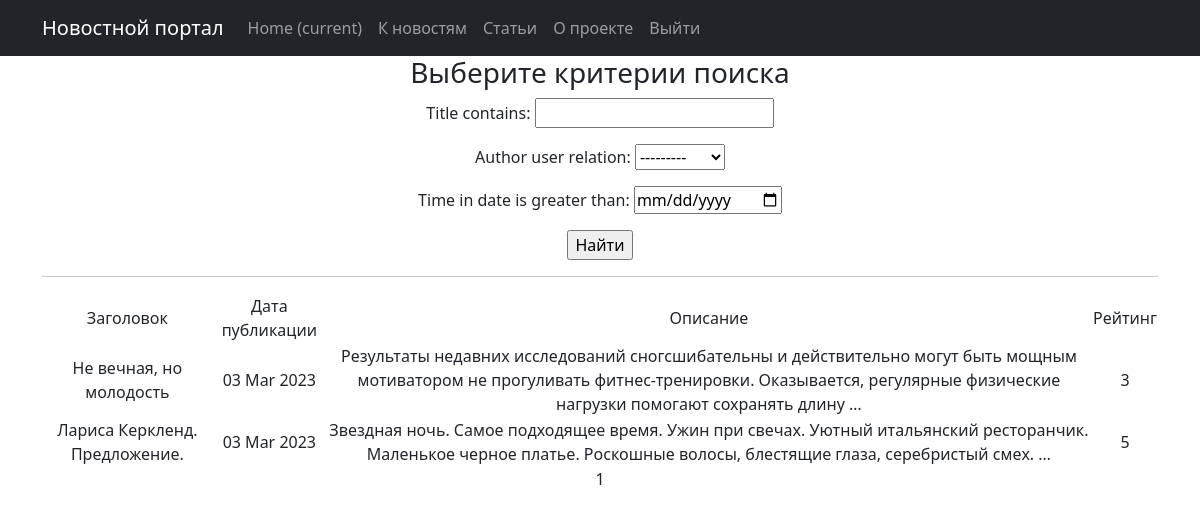
/posts/articles/search/ (signed in), run on an earlier commit of the app's database.
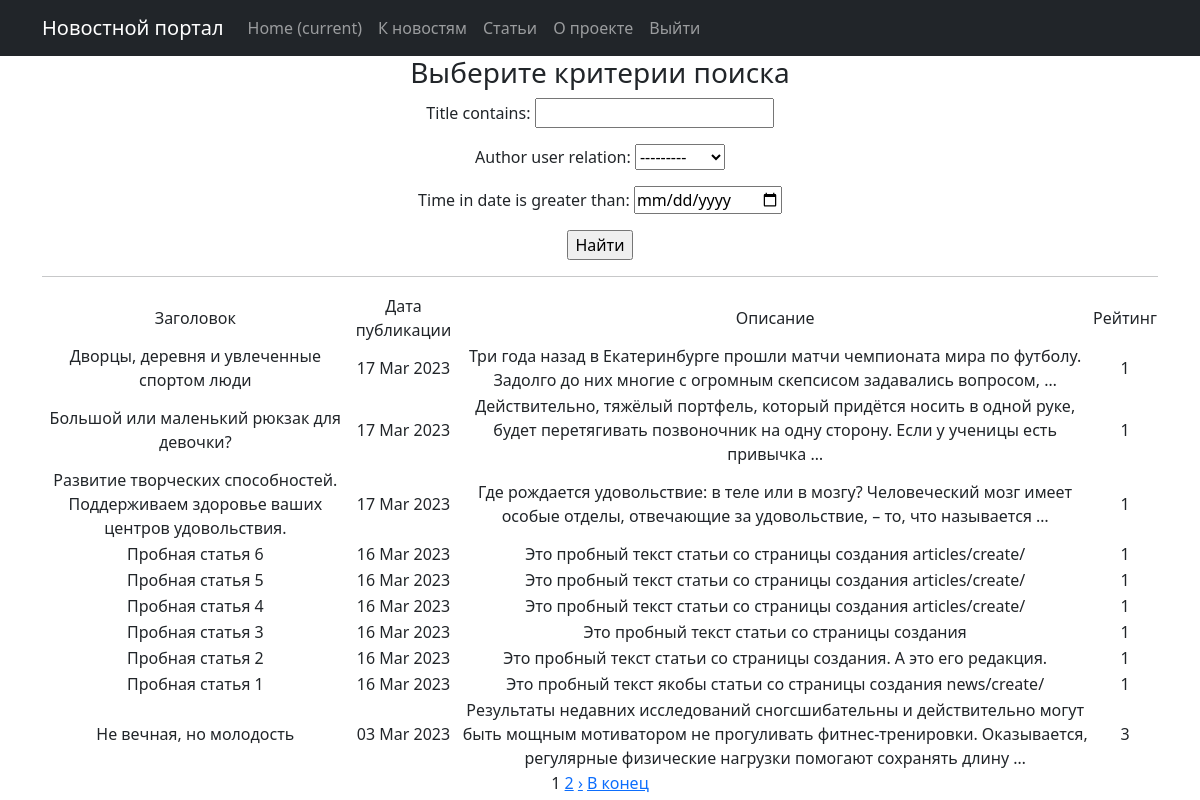
And on a later commit of the database.
### news/models.py (models this page shows, shortened)
class Post(models.Model):
    author = models.ForeignKey(Author, on_delete=models.CASCADE)
    content = models.CharField(max_length=2, choices=CONTENTS)
    time_in = models.DateTimeField(auto_now_add=True)
    category = models.ManyToManyField(Category, through='PostCategory')
    title = models.CharField(max_length=255,)
    content_text = models.TextField()
    content_rate = models.IntegerField(default=1)

### news/views.py (the view)
# urls.py: path('articles/search/', ArticlesSearch.as_view()),
class ArticlesSearch(LoginRequiredMixin, ListView):
    model = Post
    queryset = Post.objects.filter(content='AC')
    ordering = '-time_in'
    template_name = 'search.html'
    context_object_name = 'post_search'
    paginate_by = 10
    def get_queryset(self):
        queryset = super().get_queryset()
        self.filterset = PostFilter(self.request.GET, queryset)
        return self.filterset.qs
    def get_context_data(self, **kwargs):
        context = super().get_context_data(**kwargs)
        context['filterset'] = self.filterset
        return context

### news/templatetags/custom_filters.py (called while the page is built)
@register.filter()
@stringfilter #чтобы не вызывать ошибки, приведем в строку
def censor(value, bad_words = bad_list):
    words = value.split()#разделим строку
    new_line=''
    for word in words:
        if word.lower() in bad_words in bad_words:
            new_line += word[0] #если да, первый символ оставляем
            for i in word[1:]:
                new_line += '*'#остальные заменяем на *
            new_line += ' '
        elif (word[:-1].lower()) in bad_words:
            new_line += word[0]
            for i in word[1:-1]:
                new_line += '*'
            new_line += (word[-1] + ' ')
        else:
            new_line += (word + ' ')
    return new_line.rstrip()

### news/templatetags/custom_tags.py (called while the page is built)
@register.simple_tag(takes_context=True)
def url_replace(context, **kwargs):
   d = context['request'].GET.copy()
   for k, v in kwargs.items():
       d[k] = v
   return d.urlencode()

### templates/search.html (shortened to what this page needs)
{% extends 'flatpages/default.html' %}
{% load custom_filters %}
{% load custom_tags %}
{% block content %}
    <h3>Выберите критерии поиска</h3>
   <form action="" method="get">
       {{ filterset.form.as_p }}
       <input type="submit" value="Найти" />
   </form>
    <hr>
    {% if post_search %}
       <table>
           <tr>
               <td>Заголовок</td>
               <td>Дата публикации</td>
               <td>Описание</td>
               <td>Рейтинг</td>
           </tr>
           {% for post in post_search %}
           <tr>
               <td>{{ post.title|censor }}</td>
               <td>{{ post.time_in|date:'d M Y' }}</td>
               <td>{{ post.content_text|censor|truncatewords:20 }}</td>
               <td>{{ post.content_rate }}</td>
           </tr>
           {% endfor %}
       </table>
    {% else %}
        <h3>Новости не найдены</h3>
    {% endif %}
   {{ page_obj.number }}
   {% if page_obj.has_next %}
       <a href="?{% url_replace page=page_obj.next_page_number %}">{{ page_obj.next_page_number }}</a>
   {% endif %}
        {% if page_obj.has_next %}
            <a href="?{% url_replace page=page_obj.next_page_number %}">&rsaquo;</a>
            <a href="?{% url_replace page=page_obj.paginator.num_pages %}">В конец</a>
        {% endif %}
{% endblock content %}

What changed in the data, as far as the page shows it:
no longer on this page (row unchanged): Post: title|censor "Лариса Керкленд. Предложение.", time_in "03 Mar 2023", content_text|censor "Звездная ночь. Самое подходящее время. Ужин при свечах. Уютный итальянский ресторанчик. Маленькое черное платье. Роскошные волосы, блестящие глаза, серебристый смех. …", content_rate "5"
added Post: title|censor "Дворцы, деревня и увлеченные спортом люди", time_in "17 Mar 2023", content_text|censor "Три года назад в Екатеринбурге прошли матчи чемпионата мира по футболу. Задолго до них многие с огромным скепсисом задавались вопросом, …", content_rate "1"
added Post: title|censor "Большой или маленький рюкзак для девочки?", time_in "17 Mar 2023", content_text|censor "Действительно, тяжёлый портфель, который придётся носить в одной руке, будет перетягивать позвоночник на одну сторону. Если у ученицы есть привычка …", content_rate "1"
added Post: title|censor "Развитие творческих способностей. Поддерживаем здоровье ваших центров удовольствия.", time_in "17 Mar 2023", content_text|censor "Где рождается удовольствие: в теле или в мозгу? Человеческий мозг имеет особые отделы, отвечающие за удовольствие, – то, что называется …", content_rate "1"
added Post: title|censor "Пробная статья 6", time_in "16 Mar 2023", content_text|censor "Это пробный текст статьи со страницы создания articles/create/", content_rate "1"
added Post: title|censor "Пробная статья 5", time_in "16 Mar 2023", content_text|censor "Это пробный текст статьи со страницы создания articles/create/", content_rate "1"
added Post: title|censor "Пробная статья 4", time_in "16 Mar 2023", content_text|censor "Это пробный текст статьи со страницы создания articles/create/", content_rate "1"
added Post: title|censor "Пробная статья 3", time_in "16 Mar 2023", content_text|censor "Это пробный текст статьи со страницы создания", content_rate "1"
added Post: title|censor "Пробная статья 2", time_in "16 Mar 2023", content_text|censor "Это пробный текст статьи со страницы создания. А это его редакция.", content_rate "1"
added Post: title|censor "Пробная статья 1", time_in "16 Mar 2023", content_text|censor "Это пробный текст якобы статьи со страницы создания news/create/", content_rate "1"
Also different on the page:
{{ page_obj.next_page_number }}: (not shown) → "2"
text now shown: "› В конец"
